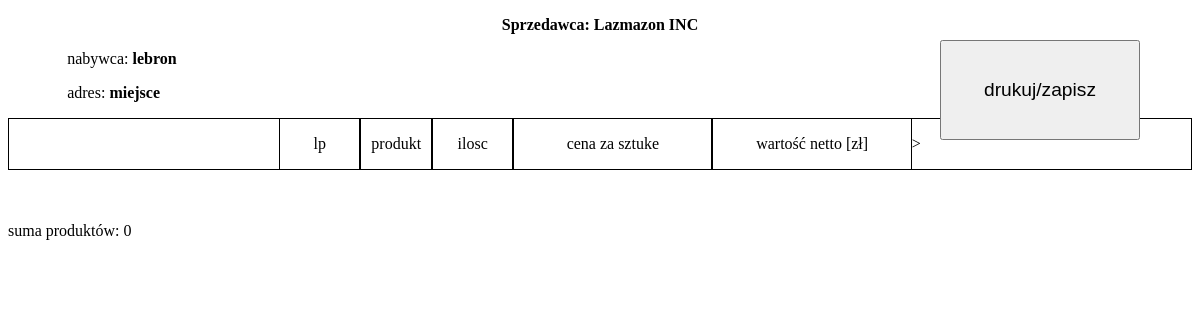
The page /faktura.php?id=9 (signed in) on the database as committed earlier.
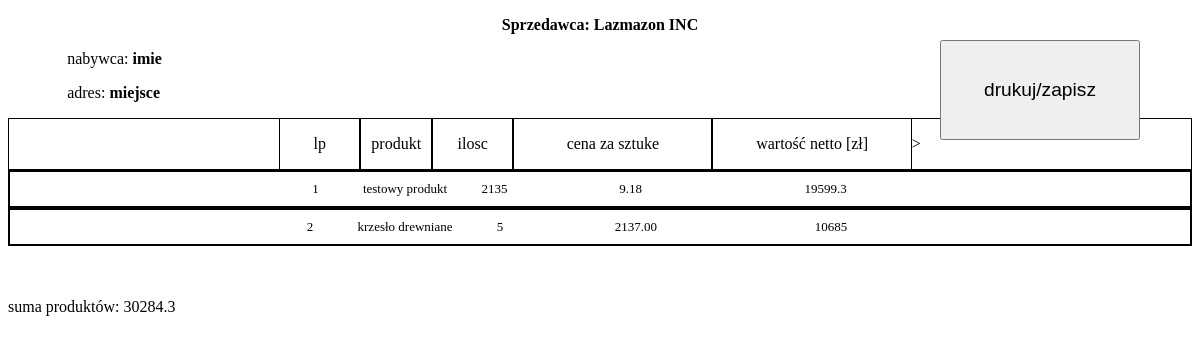
The same page on the database as committed later.
### tables this page shows
CREATE TABLE `zamuwienie` (
  `zamuwienie_id` int(11) NOT NULL,
  `konto_id` int(11) NOT NULL,
  `imie` varchar(100) NOT NULL,
  `adres` varchar(100) NOT NULL,
  `metoda_platnosci` varchar(50) NOT NULL,
  `metoda_dostawy` varchar(50) NOT NULL,
  `status` enum('przygotowywany','wysłany','odebrane') NOT NULL
);

CREATE TABLE `zamuwienia` (
  `zamuwienie_id` int(11) NOT NULL,
  `produkt_id` int(11) NOT NULL,
  `ilosc` int(10) UNSIGNED NOT NULL,
  `main` int(11) NOT NULL
);

CREATE TABLE `produkt` (
  `produkt_id` int(11) NOT NULL,
  `nazwa` varchar(100) NOT NULL,
  `cena` decimal(12,2) UNSIGNED NOT NULL,
  `cala_cena` decimal(15,2) UNSIGNED NOT NULL,
  `ilosc` int(11) UNSIGNED NOT NULL,
  `img_id` int(11) DEFAULT NULL,
  `promocja` decimal(5,0) UNSIGNED NOT NULL,
  `opis` text NOT NULL,
  `kategoria_id` int(11) NOT NULL
);

### faktura.php (the view, shortened to what this page needs)
<!DOCTYPE html>
<html lang="en">
<head>
</head>
<body>
    <?php
        $connect=@new mysqli('localhost','root','','lamazon');
    ?>
    <button id="convertButton">drukuj/zapisz</button>
    <center>
        <div class="sprzedawca">
            <p id="sprzedawca"><b>Sprzedawca: Lazmazon INC </b></p>
        </div>
    </center>
    <div class="tab">
        <?php
        $osoby = "SELECT * FROM `zamuwienie`";
        $joe = $connect->query($osoby)->fetch_assoc();
        echo "<p>nabywca:  <b>{$joe["imie"]}</b></p>
        <p>adres:  <b>{$joe["adres"]}</b></p>";
        ?>
    </div>
    <div id="dane">
        <div class="legenda">
            <p id="counter"> lp </p>
            <p id="produkt"> produkt </p>
            <p id="ilosc"> ilosc </p>
            <p id="cena"> cena za sztuke</p>
            <p id="net"> wartość netto [zł]</p>>
        </div>
        <?php
        $sql = "SELECT * FROM `zamuwienia` JOIN produkt USING(produkt_id) WHERE zamuwienie_id = {$_GET["id"]}";
        $count = 1;
        $suma = 0;
        $query = $connect->query($sql);
        while($row = $query->fetch_assoc()){
            $cena = $row["cala_cena"] * $row["ilosc"];
            echo"<div class='uslugi'>
                <p id='counter'> {$count} </p>
                <p id='produkt'> {$row["nazwa"]} </p>
                <p id='ilosc'> {$row["ilosc"]} </p>
                <p id='cena'> {$row["cala_cena"]}</p>
                <p id='net'> {$cena}</p>
            </div> ";
            $count++;
            $suma += $cena;
        }
        ?>
    </div>
    <br><br>
    <p>suma produktów: <?php echo $suma ?></p>
</body>
</html>

Rows that differ between the two databases and show on the page:
removed zamuwienie: imie "lebron", adres "miejsce"
now on this page (row unchanged): zamuwienie: imie "imie", adres "miejsce"
now on this page (row edited): zamuwienia: produkt.nazwa "testowy produkt", produkt.ilosc "2135", produkt.cala_cena "9.18", produkt.ilosc "19599.3"
now on this page (row edited): zamuwienia: produkt.nazwa "krzesło drewniane", produkt.ilosc "5", produkt.cala_cena "2137.00", produkt.ilosc "10685"
Other text that changed with them:
$suma: "0" → "30284.3"
